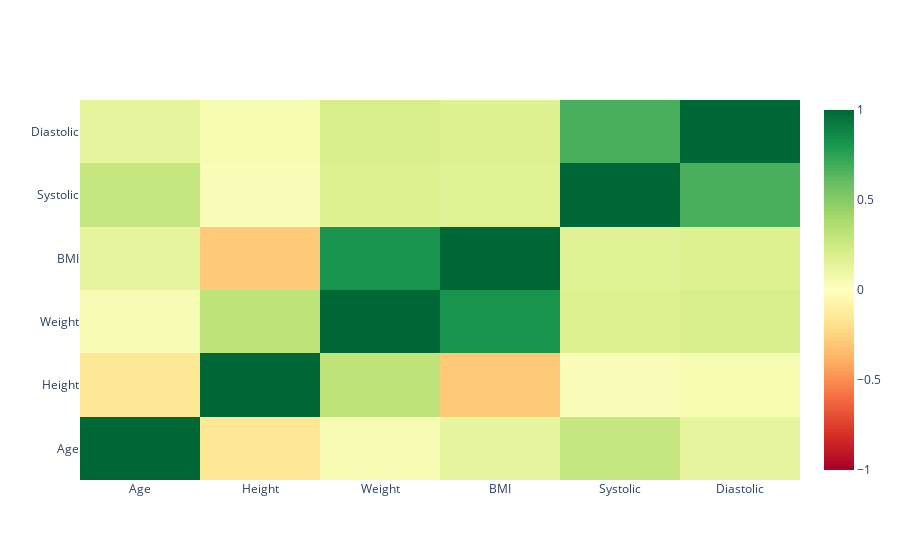

The notebook cell this image was saved under:
### Code cell
# Pairwise Pearson correlations between numeric variables
cr = data[['Age', 'Height', 'Weight', 'BMI', 'Systolic', 'Diastolic']].corr(method='pearson')

fig = go.Figure(go.Heatmap(
    x=cr.columns,
    y=cr.columns,
    z=cr.values.tolist(),
    colorscale='rdylgn', zmin=-1, zmax=1
))

fig.show()

### Figure 1 — Plotly figure (JSON) as saved in the notebook; plotly's stock layout.template omitted (floating-point values rounded to 4 significant figures)
{"data": [{"colorscale": [[0, "rgb(165,0,38)"], [0.1, "rgb(215,48,39)"], [0.2, "rgb(244,109,67)"], [0.3, "rgb(253,174,97)"], [0.4, "rgb(254,224,139)"], [0.5, "rgb(255,255,191)"], [0.6, "rgb(217,239,139)"], [0.7, "rgb(166,217,106)"], [0.8, "rgb(102,189,99)"], [0.9, "rgb(26,152,80)"], [1, "rgb(0,104,55)"]], "type": "heatmap", "x": ["Age", "Height", "Weight", "BMI", "Systolic", "Diastolic"], "y": ["Age", "Height", "Weight", "BMI", "Systolic", "Diastolic"], "z": [[1, -0.1488, 0.04085, 0.1267, 0.275, 0.1311], [-0.1488, 1, 0.3008, -0.2911, 0.02762, 0.04818], [0.04085, 0.3008, 1, 0.8166, 0.1785, 0.206], [0.1267, -0.2911, 0.8166, 1, 0.1575, 0.1786], [0.275, 0.02762, 0.1785, 0.1575, 1, 0.676], [0.1311, 0.04818, 0.206, 0.1786, 0.676, 1]], "zmax": 1, "zmin": -1}], "layout": {}}
